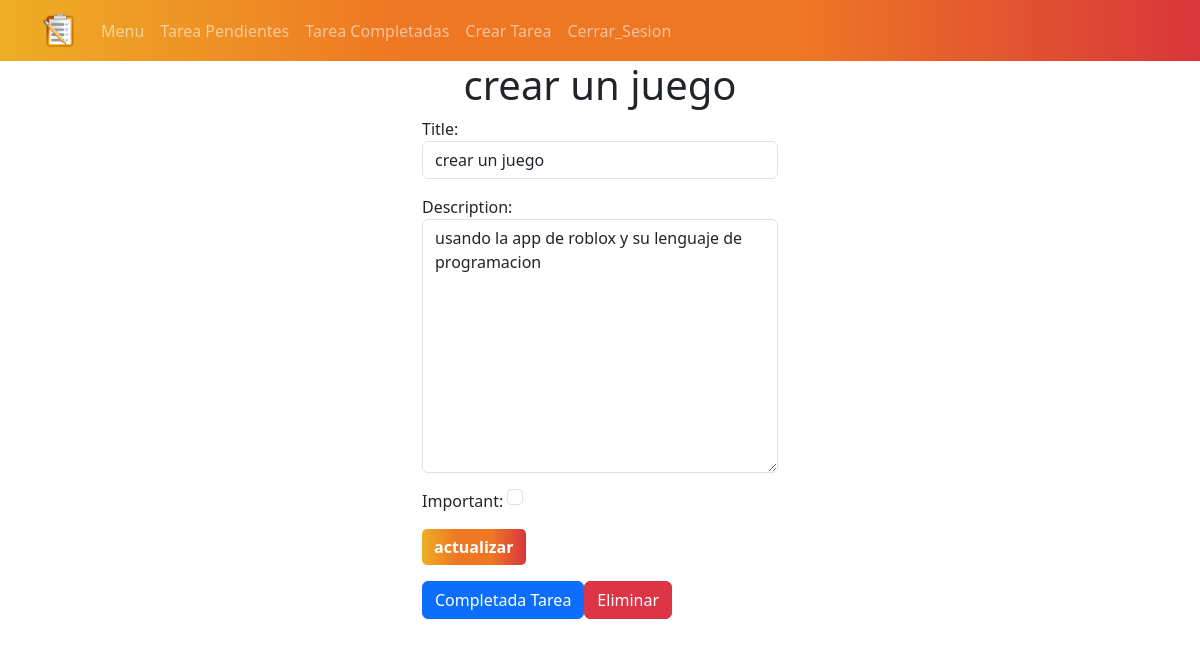
The page /tarea/13/ (signed in) on the database its author committed.
### tasks/models.py (models this page shows, shortened)
class tarea(models.Model):
    title = models.CharField(max_length=100)
    description = models.TextField(blank=True)
    created = models.DateTimeField(auto_now_add=True)
    datecompleted = models.DateTimeField(null=True, blank=True)
    important = models.BooleanField(default=False)
    user = models.ForeignKey(User, on_delete=models.CASCADE)

### tasks/views.py (the view, shortened to what this page needs)
# urls.py: path("tarea/<int:tarea_id>/",views.detalles_tarea, name="detalles_tarea"),
@login_required
def detalles_tarea(request, tarea_id):
    tarea_obj = get_object_or_404(tarea, pk=tarea_id, user=request.user)
    if request.method == "GET":
        form = tareaForm(instance=tarea_obj)
        return render(request, "detalles_tarea.html", {"tarea": tarea_obj, "form": form})

### tasks/forms.py
class tareaForm(forms.ModelForm):
    class Meta:
        model = tarea
        fields = ["title","description","important"]
        widgets = {
            "title": forms.TextInput(attrs={"class": "form-control"}),
            "description": forms.Textarea(attrs={"class": "form-control"}),
            "important": forms.CheckboxInput(attrs={"class": "form-check-input m-auto"})
        }

### tasks/templates/detalles_tarea.html (shortened to what this page needs)
{% extends "base.html" %}
{% block content %}
<main class="container">
    <div class="row">
        <div class="col-md-4 offset-md-4">
            <h1 class="text-center margin-top">{{tarea.title}}</h1>
            <form method="POST">
                {{form.as_p}}
                <button class="btn btn-primary btn-custom">actualizar</button>
            </form>
            <div class="d-flex mt-3">
                <form action="{% url 'completa_tarea' tarea.id %}" method="POST">
                    <button class="btn btn-primary " type="submit">Completada Tarea</button>
                </form>
                <form action="{% url 'eliminar_tarea' tarea.id %}" method="POST">
                    <button class="btn btn-danger" type="submit">Eliminar</button>
                </form>
            </div>
        </div>
        </div>
</main>
{% endblock %}

### tasks/templates/base.html (style rules this page uses)
.btn-custom { background: linear-gradient(to right,#eeae24,#ee7724, #ee7724, #d8363a); color: white; border: none; border-radius: 5px; font-weight: bold; transition: background-color 0.3s ease-in-out, transform 0.2s ease-in-out; }

### rows shown on the page
tarea: title "crear un juego", description "usando la app de roblox y su lenguaje de programacion"
